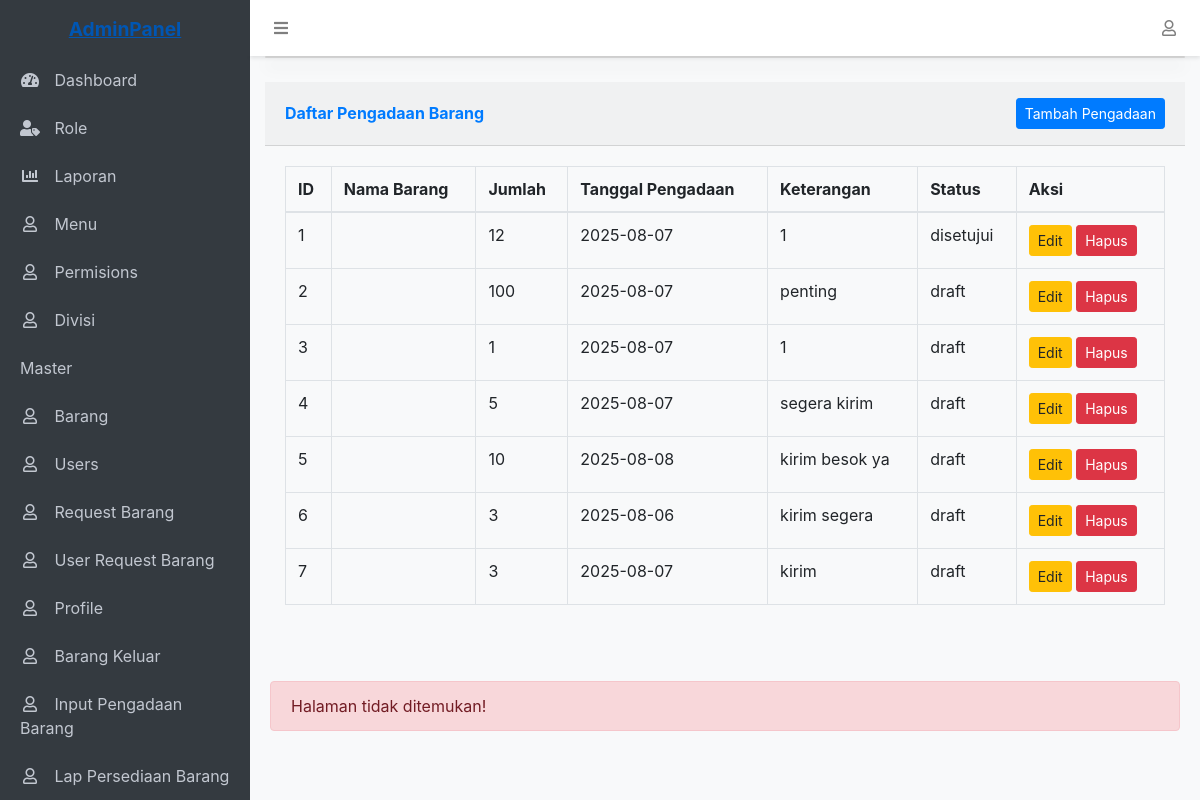
Screenshot of /main.php?page=tampil_pengadaan_barang (signed in) with the database file from the repository.
### tables this page shows
CREATE TABLE `pengadaan_barang` (
  `id` int(11) NOT NULL,
  `barang_id` varchar(255) NOT NULL,
  `jumlah` int(11) NOT NULL,
  `satuan` varchar(50) NOT NULL,
  `tanggal_pengadaan` date NOT NULL,
  `keterangan` text DEFAULT NULL,
  `status` varchar(50) NOT NULL,
  `created_at` timestamp NULL DEFAULT current_timestamp(),
  `updated_at` timestamp NULL DEFAULT current_timestamp() ON UPDATE current_timestamp()
);

CREATE TABLE `permissions` (
  `id` int(11) NOT NULL,
  `role_id` int(11) NOT NULL,
  `menu_id` int(11) NOT NULL,
  `can_view` tinyint(1) NOT NULL DEFAULT 0,
  `can_create` tinyint(1) NOT NULL DEFAULT 0,
  `can_edit` tinyint(1) NOT NULL DEFAULT 0,
  `can_delete` tinyint(1) NOT NULL DEFAULT 0,
  `created_at` timestamp NOT NULL DEFAULT current_timestamp(),
  `updated_at` timestamp NOT NULL DEFAULT current_timestamp() ON UPDATE current_timestamp()
);

CREATE TABLE `menus` (
  `id` int(11) NOT NULL,
  `parent_id` int(11) DEFAULT NULL,
  `name` varchar(50) NOT NULL,
  `icon` varchar(50) DEFAULT NULL,
  `url` varchar(100) DEFAULT NULL,
  `order` int(11) NOT NULL DEFAULT 0,
  `is_active` tinyint(1) NOT NULL DEFAULT 1,
  `created_at` timestamp NOT NULL DEFAULT current_timestamp(),
  `updated_at` timestamp NOT NULL DEFAULT current_timestamp() ON UPDATE current_timestamp()
);

### tampil_pengadaan_barang.php (the view, shortened to what this page needs)
<?php
$koneksi = new mysqli("localhost", "root", "", "winkur");
$sql = "SELECT * FROM pengadaan_barang";
$result = $koneksi->query($sql);
?>
<div class="container-fluid">
    <div class="card shadow mb-4"></div>
        <div class="card-header py-3 d-flex justify-content-between align-items-center">
            <h6 class="m-0 font-weight-bold text-primary">Daftar Pengadaan Barang</h6>
            <a href="?page=input_pengadaan_barang" class="btn btn-primary btn-sm">Tambah Pengadaan</a>
        </div>
        <div class="card-body">
            <div class="table-responsive">
                <table class="table table-bordered" width="100%" cellspacing="0">
                    <thead>
                        <tr>
                            <th>ID</th>
                            <th>Nama Barang</th>
                            <th>Jumlah</th>
                            <th>Tanggal Pengadaan</th>
                            <th>Keterangan</th>
                            <th>Status</th>
                            <th>Aksi</th>
                        </tr>
                    </thead>
                    <tbody>
                        <?php
                        if ($result->num_rows > 0) {
                            while($row = $result->fetch_assoc()) {
                                echo "<tr>
                                    <td>{$row['id']}</td>
                                    <td>{$row['nama_barang']}</td>
                                    <td>{$row['jumlah']}</td>
                                    <td>{$row['tanggal_pengadaan']}</td>
                                    <td>{$row['keterangan']}</td>
                                    <td>{$row['status']}</td>
                                    <td>
                                        <a href='edit_pengadaan.php?id={$row['id']}' class='btn btn-sm btn-warning'>Edit</a>
                                        <a href='hapus_pengadaan.php?id={$row['id']}' class='btn btn-sm btn-danger' onclick=\"return confirm('Yakin ingin menghapus?')\">Hapus</a>
                                    </td>
                                </tr>";
                            }
                        } else {
                            echo "<tr><td colspan='7' class='text-center'>Tidak ada data</td></tr>";
                        }
                        ?>
                    </tbody>
                </table>
            </div>
        </div>
    </div>

### layout/sidebar.php (shortened to what this page needs)
<aside class="sidebar">
    <div class="sidebar-container">
        <ul class="sidebar-menu">
            <?php
            $menu = buildMenu($_SESSION['user_role_id']);
            foreach ($menu as $item):
                if (empty($item['children'])): ?>
                    <li class="<?php echo $active_menu == basename($item['url'] ?? '', '.php') ? 'active' : ''; ?>">
                        <a href="<?php echo $item['url'] ?? ''; ?>">
                            <?php if (isset($item['icon'])): ?>
                                <i class="<?php echo $item['icon']; ?>"></i>
                            <?php endif; ?>
                            <span><?php echo $item['name'] ?? ''; ?></span>
                        </a>
                    </li>
                <?php else: ?>
                    <?php foreach ($item['children'] as $child): ?>
                        <li class="<?php echo $active_menu == basename($child['url'] ?? '', '.php') ? 'active' : ''; ?>">
                            <a href="<?php echo $child['url'] ?? ''; ?>">
                                <?php if (isset($child['icon'])): ?>
                                    <i class="<?php echo $child['icon']; ?>"></i>
                                <?php endif; ?>
                                <span><?php echo $child['name'] ?? ''; ?></span>
                            </a>
                        </li>
                    <?php endforeach; ?>
                <?php endif; ?>
            <?php endforeach; ?>
        </ul>
    </div>
</aside>

### layout/header.php (style rules this page uses)
:root { --sidebar-width: 250px; --header-height: 56px; }
body { padding-top: var(--header-height); padding-left: var(--sidebar-width); background-color: #f8f9fa; min-height: 100vh; }
.sidebar { position: fixed; top: 0; left: 0; height: 100vh; width: var(--sidebar-width); background-color: #343a40; padding-top: var(--header-height); z-index: 1000; transition: all 0.3s; }
.sidebar-menu { list-style: none; padding: 0; }
.sidebar-menu li a { display: block; padding: 12px 20px; color: #c2c7d0; text-decoration: none; transition: all 0.3s; }
.sidebar-menu li a i { margin-right: 10px; width: 20px; text-align: center; }

### rows the page displays
pengadaan_barang: id "1", jumlah "12", tanggal_pengadaan "2025-08-07", keterangan "1", status "disetujui"
pengadaan_barang: id "2", jumlah "100", tanggal_pengadaan "2025-08-07", keterangan "penting", status "draft"
pengadaan_barang: id "3", jumlah "1", tanggal_pengadaan "2025-08-07", keterangan "1", status "draft"
pengadaan_barang: id "4", jumlah "5", tanggal_pengadaan "2025-08-07", keterangan "segera kirim", status "draft"
pengadaan_barang: id "5", jumlah "10", tanggal_pengadaan "2025-08-08", keterangan "kirim besok ya", status "draft"
pengadaan_barang: id "6", jumlah "3", tanggal_pengadaan "2025-08-06", keterangan "kirim segera", status "draft"
pengadaan_barang: id "7", jumlah "3", tanggal_pengadaan "2025-08-07", keterangan "kirim", status "draft"
permissions: menu.name "Dashboard"
permissions: menu.name "Role"
permissions: menu.name "Laporan"
permissions: menu.name "Menu"
permissions: menu.name "Permisions"
permissions: menu.name "Divisi"
permissions: menu.name "Master"
permissions: menu.name "Barang"
permissions: menu.name "Users"
permissions: menu.name "Request Barang"
permissions: menu.name "User Request Barang"
permissions: menu.name "Profile"
permissions: menu.name "Barang Keluar"
permissions: menu.name "Input Pengadaan Barang"
permissions: menu.name "Lap Persediaan Barang"
